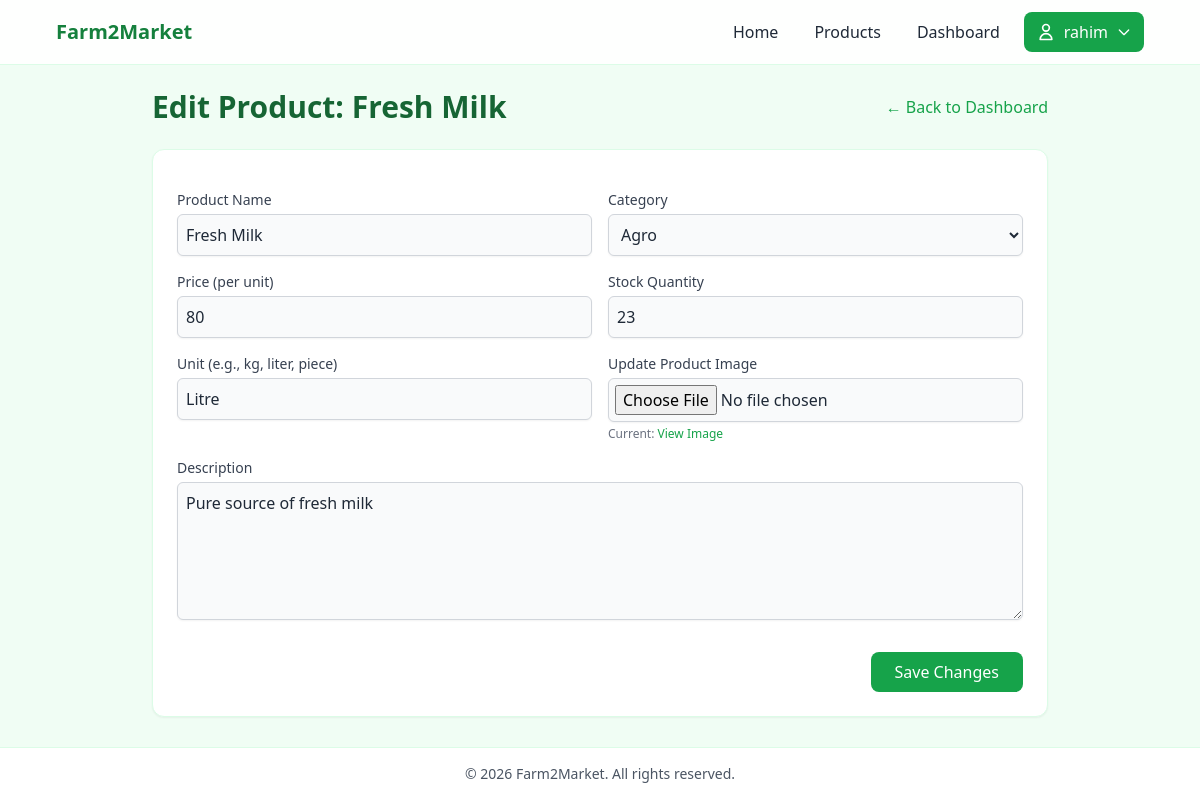
Screenshot of /farmer/product/edit/1/ (signed in) with the database file from the repository.
### f2m_app/models.py (models this page shows, shortened)
class Product(models.Model):
    product_id = models.AutoField(primary_key=True)
    farmer = models.ForeignKey(FarmerProfile, on_delete=models.CASCADE, related_name="products")
    category = models.ForeignKey(Category, on_delete=models.CASCADE, related_name="products")
    name = models.CharField(max_length=255)
    description = models.TextField()
    price_per_unit = models.IntegerField(default=0)
    stock_quantity = models.IntegerField(default=0)
    unit = models.CharField(max_length=50)
    image = models.ImageField(upload_to='product_images/', null=True, blank=True)
    created_at = models.DateTimeField(auto_now_add=True)

class Category(models.Model):
    category_id = models.AutoField(primary_key=True)
    name = models.CharField(max_length=255)
    description = models.TextField(blank=True)
    class Meta:
        verbose_name_plural = "Categories"

### f2m_app/views.py (the view, shortened to what this page needs)
# urls.py: path('farmer/product/edit/<int:product_id>/', views.edit_product_view, name="edit_product_view"),
@login_required
def edit_product_view(request, product_id):
    try:
        farmer_profile = request.user.farmer_profile
    except FarmerProfile.DoesNotExist:
        messages.error(request, "You must be a farmer to edit products.")
        return redirect('home_view')
    try:
        product = Product.objects.get(product_id=product_id, farmer=farmer_profile)
    except Product.DoesNotExist:
        messages.error(request, "Product not found or you don't have permission to edit it.")
        return redirect('farmer_dashboard_view')
    categories = Category.objects.all()
    context = {
        'product': product,
        'categories': categories
    }
    return render(request, "F2M/edit_product.html", context)

### templates/F2M/edit_product.html (shortened to what this page needs)
{% extends 'base.html' %}
{% block content %}
<div class="max-w-4xl mx-auto space-y-6">
    <div class="flex items-center justify-between">
        <h2 class="text-2xl sm:text-3xl font-bold text-green-800">Edit Product: {{ product.name }}</h2>
        <a href="{% url 'farmer_dashboard_view' %}" class="text-green-600 hover:text-green-800 transition font-medium">&larr; Back to Dashboard</a>
    </div>
    <div class="bg-white p-6 rounded-xl shadow-sm border border-green-100">
        <form method="POST" action="{% url 'edit_product_view' product.product_id %}" enctype="multipart/form-data" class="space-y-4">
            <div class="grid grid-cols-1 md:grid-cols-2 gap-4">
                <div>
                    <label class="block text-sm font-medium text-gray-700">Product Name</label>
                    <input type="text" name="name" value="{{ product.name }}" required class="mt-1 block w-full rounded-md border-gray-300 shadow-sm focus:border-green-500 focus:ring-green-500 bg-gray-50 p-2 border">
                </div>
                <div>
                    <label class="block text-sm font-medium text-gray-700">Category</label>
                    <select name="category" required class="mt-1 block w-full rounded-md border-gray-300 shadow-sm focus:border-green-500 focus:ring-green-500 bg-gray-50 p-2 border">
                        {% for cat in categories %}
                            <option value="{{ cat.category_id }}" {% if cat.category_id == product.category.category_id %}selected{% endif %}>{{ cat.name }}</option>
                        {% endfor %}
                    </select>
                </div>
                <div>
                    <label class="block text-sm font-medium text-gray-700">Price (per unit)</label>
                    <input type="number" step="1" name="price_per_unit" value="{{ product.price_per_unit }}" required class="mt-1 block w-full rounded-md border-gray-300 shadow-sm focus:border-green-500 focus:ring-green-500 bg-gray-50 p-2 border">
                </div>
                <div>
                    <label class="block text-sm font-medium text-gray-700">Stock Quantity</label>
                    <input type="number" step="1" name="stock_quantity" value="{{ product.stock_quantity }}" required class="mt-1 block w-full rounded-md border-gray-300 shadow-sm focus:border-green-500 focus:ring-green-500 bg-gray-50 p-2 border">
                </div>
                <div>
                    <label class="block text-sm font-medium text-gray-700">Unit (e.g., kg, liter, piece)</label>
                    <input type="text" name="unit" value="{{ product.unit }}" required class="mt-1 block w-full rounded-md border-gray-300 shadow-sm focus:border-green-500 focus:ring-green-500 bg-gray-50 p-2 border">
                </div>
                <div>
                    <label class="block text-sm font-medium text-gray-700">Update Product Image</label>
                    <input type="file" name="image" accept="image/*" class="mt-1 block w-full rounded-md border-gray-300 shadow-sm focus:border-green-500 focus:ring-green-500 bg-gray-50 p-1.5 border">
                    {% if product.image %}
                        <p class="text-xs text-gray-500 mt-1">Current: <a href="{{ product.image.url }}" target="_blank" class="text-green-600 hover:underline">View Image</a></p>
                    {% endif %}
                </div>
            </div>
            <div>
                <label class="block text-sm font-medium text-gray-700">Description</label>
                <textarea name="description" rows="5" required class="mt-1 block w-full rounded-md border-gray-300 shadow-sm focus:border-green-500 focus:ring-green-500 bg-gray-50 p-2 border">{{ product.description }}</textarea>
            </div>
            <div class="flex justify-end pt-4">
                <button type="submit" class="bg-green-600 text-white px-6 py-2 rounded-lg hover:bg-green-700 transition font-medium">Save Changes</button>
            </div>
        </form>
    </div>
</div>
{% endblock %}

### templates/base.html (shortened to what this page needs)
{% load static %}
<!DOCTYPE html>
<html lang="en">
<head>
    <script src="https://cdn.tailwindcss.com"></script>
</head>
<body class="min-h-screen bg-green-50 text-gray-800 flex flex-col">
    <header class="bg-white/95 border-b border-green-100 sticky top-0 z-50">
        <nav class="max-w-6xl mx-auto px-4 sm:px-6 lg:px-8 py-3">
            <div class="flex flex-wrap items-center justify-between gap-3">
                <a href="{% url 'home_view' %}" class="text-xl font-bold text-green-700">Farm2Market</a>
                <ul class="flex flex-wrap items-center gap-2 sm:gap-3 text-sm sm:text-base">
                    <li><a href="{% url 'home_view' %}" class="px-3 py-2 rounded-lg hover:bg-green-100">Home</a></li>
                    <li><a href="{% url 'product_list_view' %}" class="px-3 py-2 rounded-lg hover:bg-green-100">Products</a></li>
                    {% if user.is_authenticated %}
                        {% if user.farmer_profile %}
                            <li><a href="{% url 'farmer_dashboard_view' %}" class="px-3 py-2 rounded-lg hover:bg-green-100">Dashboard</a></li>
                        {% elif user.buyer_profile %}
                            <li><a href="/cart/" class="px-3 py-2 rounded-lg hover:bg-green-100">Cart</a></li>
                            <li><a href="/orders/" class="px-3 py-2 rounded-lg hover:bg-green-100">Orders</a></li>
                        {% endif %}
                        <li class="relative group z-50">
                            <button class="px-3 py-2 rounded-lg bg-green-600 text-white hover:bg-green-700 flex items-center gap-2 focus:outline-none cursor-pointer">
                                <svg xmlns="http://www.w3.org/2000/svg" class="h-5 w-5" fill="none" viewBox="0 0 24 24" stroke="currentColor">
                                    <path stroke-linecap="round" stroke-linejoin="round" stroke-width="2" d="M16 7a4 4 0 11-8 0 4 4 0 018 0zM12 14a7 7 0 00-7 7h14a7 7 0 00-7-7z" />
                                </svg>
                                <span class="font-medium">{{ user.username }}</span>
                                <svg xmlns="http://www.w3.org/2000/svg" class="h-4 w-4" fill="none" viewBox="0 0 24 24" stroke="currentColor">
                                    <path stroke-linecap="round" stroke-linejoin="round" stroke-width="2" d="M19 9l-7 7-7-7" />
                                </svg>
                            </button>
                        </li>
                    {% else %}
                        <li><a href="{% url 'login_view' %}" class="px-3 py-2 rounded-lg hover:bg-green-100">Login</a></li>
                        <li><a href="{% url 'register_view' %}" class="px-3 py-2 rounded-lg bg-green-600 text-white hover:bg-green-700">Register</a></li>
                    {% endif %}
                </ul>
            </div>
        </nav>
    </header>
    <main class="flex-1 w-full {% block main_class %}max-w-6xl mx-auto px-4 sm:px-6 lg:px-8 py-6{% endblock %}">
        {% block content %}{% endblock %}
    </main>
    <footer class="bg-white border-t border-green-100">
        <div class="max-w-6xl mx-auto px-4 sm:px-6 lg:px-8 py-4 text-sm text-gray-600 text-center">
            &copy; {% now "Y" %} Farm2Market. All rights reserved.
        </div>
    </footer>
</body>
</html>

### rows the page displays
Product: name "Fresh Milk", category "Agro", price_per_unit "80", stock_quantity "23", unit "Litre", description "Pure source of fresh milk"

### other values shown
{{ user.username }} "rahim"
